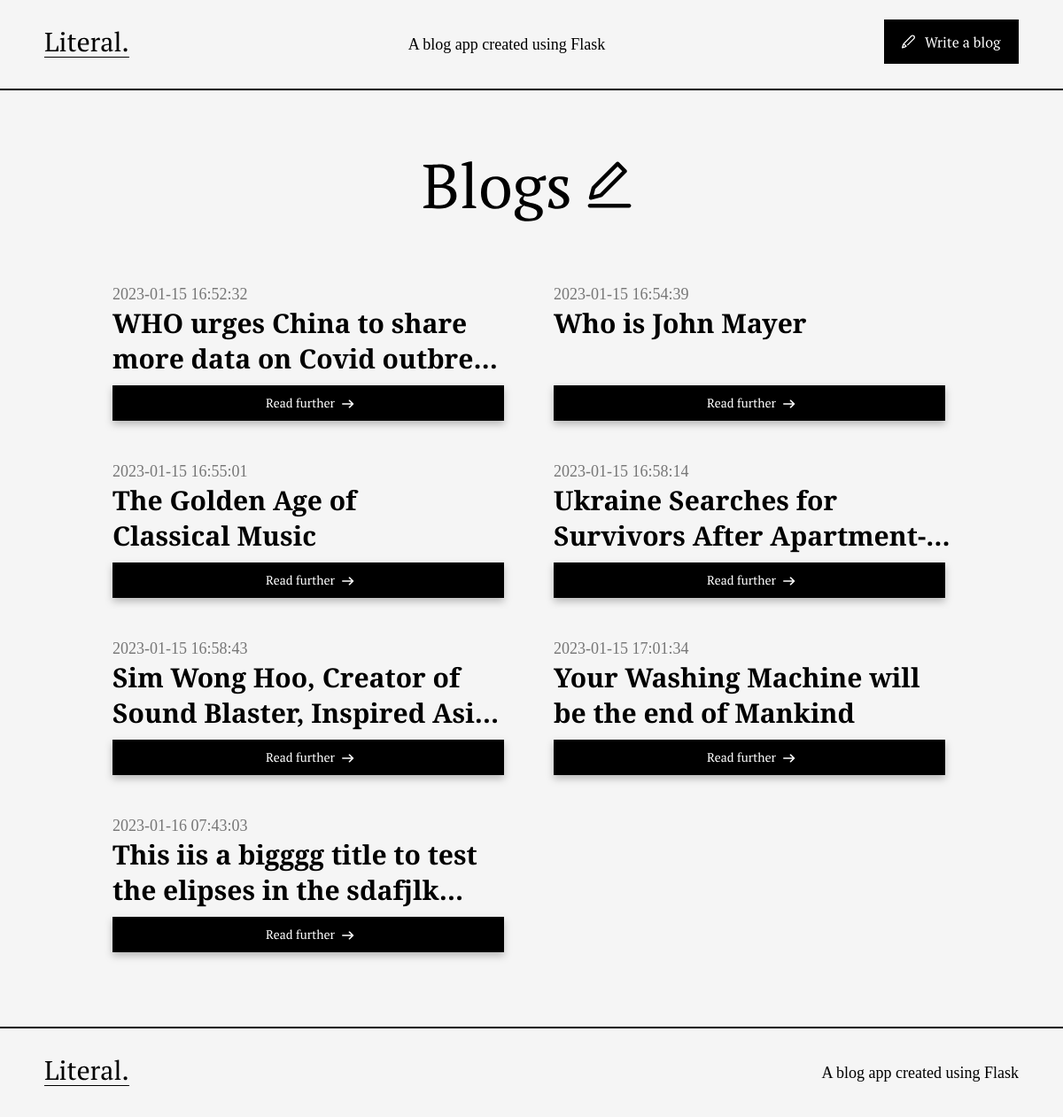
Before: / with the older database file.
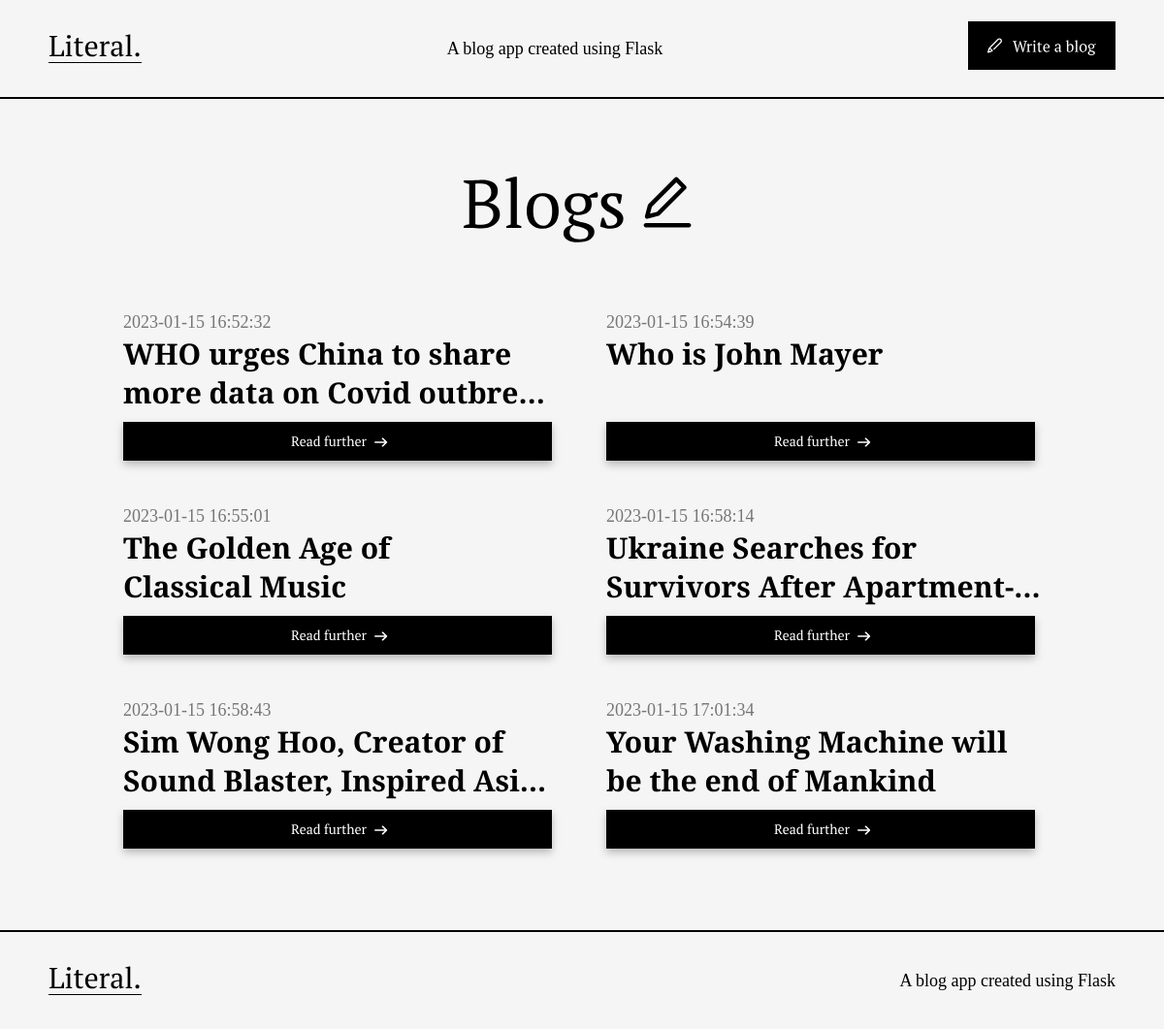
After: the same page with the newer database file.
### tables this page shows
CREATE TABLE posts (
    id INTEGER PRIMARY KEY AUTOINCREMENT,
    created TIMESTAMP NOT NULL DEFAULT CURRENT_TIMESTAMP,
    title TEXT NOT NULL,
    author TEXT NOT NULL,
    content TEXT NOT NULL
);

### app.py (the view)
@app.route('/')
def index():
    conn = get_db_connection()
    posts = conn.execute('SELECT * FROM posts').fetchall()
    conn.close()
    return render_template('index.html', posts=posts)

### app.py (called while the page is built)
def get_db_connection():
    conn = sqlite3.connect('database.db')
    conn.row_factory = sqlite3.Row
    return conn

### templates/index.html
{% extends 'base.html' %}
{% block content %}
<div class="index-container">
    <div class='heading-img-wrapper'>
        <img src="/static/blog-heading.svg">
    </div>
    <div  class='grid-layout'>
        {% for post in posts %}
        <div class='card-container'>
            <div class='date'>{{ post['created'] }}</div>
            <a href='/blog/{{post['id']}}'>
                <div class='heading'>{{ post['title'] }}</div>
            </a>
            <div class='card-button-wrapper'>
                <a href='/blog/{{post['id']}}'>
                    <img src='/static/read-further-btn.svg'>
                </a>
            </div>
        </div>
        {% endfor %}
    </div>
</div>
{% endblock %}

### templates/base.html (shortened to what this page needs)
<!DOCTYPE html>
<html lang="en">
<head>
    <link rel="stylesheet" href="/static/styles.css">
</head>
<body>
    <div class="navbar-container">
        <div class="navbar-wrapper">
            <a href="/">
                <img src='/static/logo.svg'>
            </a>
            A blog app created using Flask
            <a href="/create">
                <img src='/static/write-blog.svg'>
            </a>
        </div>
    </div>
    <div class="content">
        {% block content %} {% endblock %}
    </div>
    <div class='footer-container'>
        <div class='navbar-wrapper'>
            <a href="/">
                <img src='/static/logo.svg'>
            </a>
            A blog app created using Flask
        </div>
    </div>
</body>
</html>

### static/styles.css (style rules this page uses)
html, body { padding: 0; margin: 0; background-color: #F5F5F5; scroll-behavior: smooth; }
body { min-height: 100vh; display: flex; flex-direction: column; }
html { -ms-overflow-style: none; scrollbar-width: none; }
.navbar-container { border-bottom: 2px solid #000000; }
.navbar-wrapper { display: flex; justify-content: space-between; font-family: 'PT Serif'; font-weight: 400; font-size: 18px; line-height: 24px; color: #000000; height: 100px; align-items: center; margin: 0 50px; }
.navbar-wrapper img { -webkit-transition: 0.4s ease; transition: 0.4s ease; }
.index-container { margin-top: 60px; align-items: center; display: flex; flex-direction: column; }
.heading-img-wrapper img { margin-bottom: 60px; }
.grid-layout { display: grid; grid-template-columns: repeat(2, minmax(0, 1fr)); column-gap: 50px; row-gap: 40px; }
.card-container { width: 448px; display: flex; flex-direction: column; }
.card-container a { text-decoration: none; }
.date { font-family: 'PT Serif'; font-weight: 400; font-size: 18px; line-height: 26px; text-align: justify; color: #767676; }
.heading { font-family: 'PT Serif'; font-weight: 700; font-size: 30px; line-height: 40px; color: #000000; height: 80px; overflow: hidden; text-overflow: ellipsis; display: -webkit-box; -webkit-line-clamp: 2; -webkit-box-orient: vertical; }
.card-button-wrapper { display: flex; justify-content: space-between; width: 100%; align-items: center; margin-top: 10px; filter: drop-shadow(0px 4px 4px rgba(0, 0, 0, 0.25)); }
.card-button-wrapper img { -webkit-transition: 0.4s ease; transition: 0.4s ease; }
.footer-container { border-top: 2px solid #000000; bottom: 0; width: 100%; margin-top: 80px; bottom: 0; }

Changed rows visible on the page:
removed posts: created "2023-01-16 07:43:03", title "This iis a bigggg title to test the elipses in the…"
